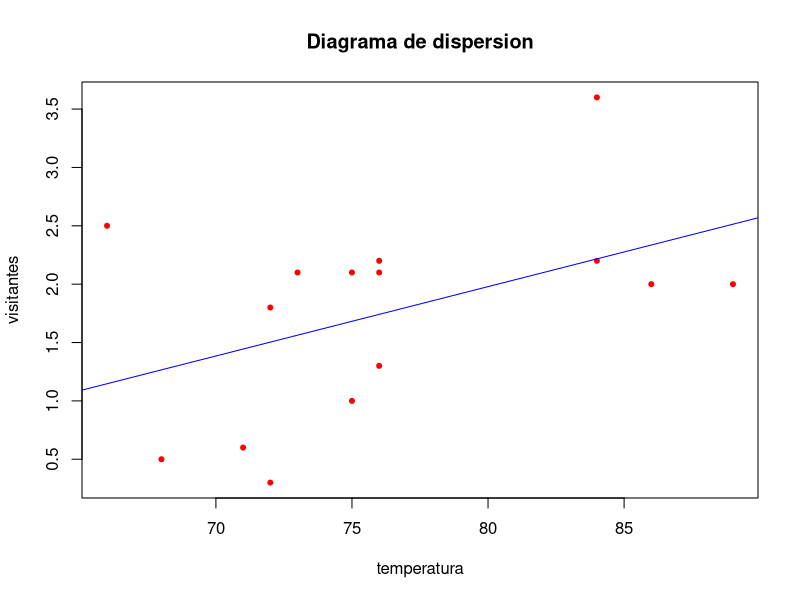
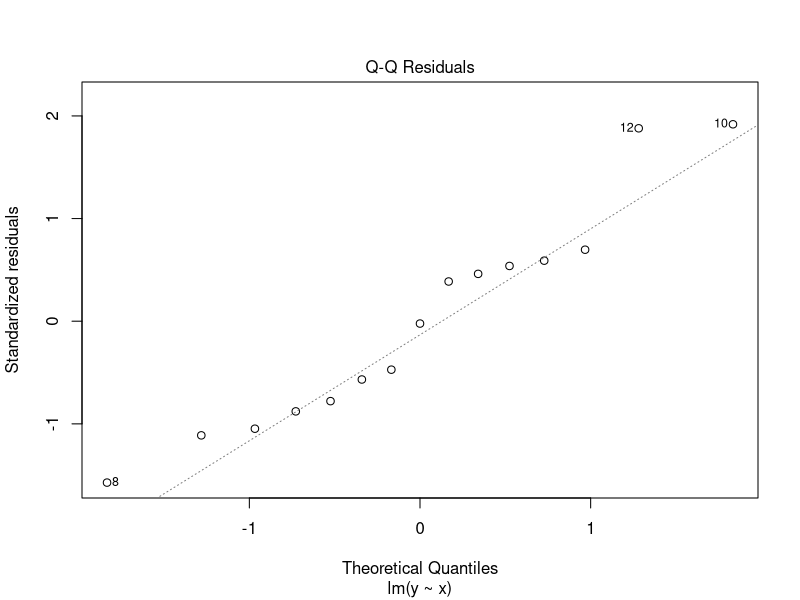
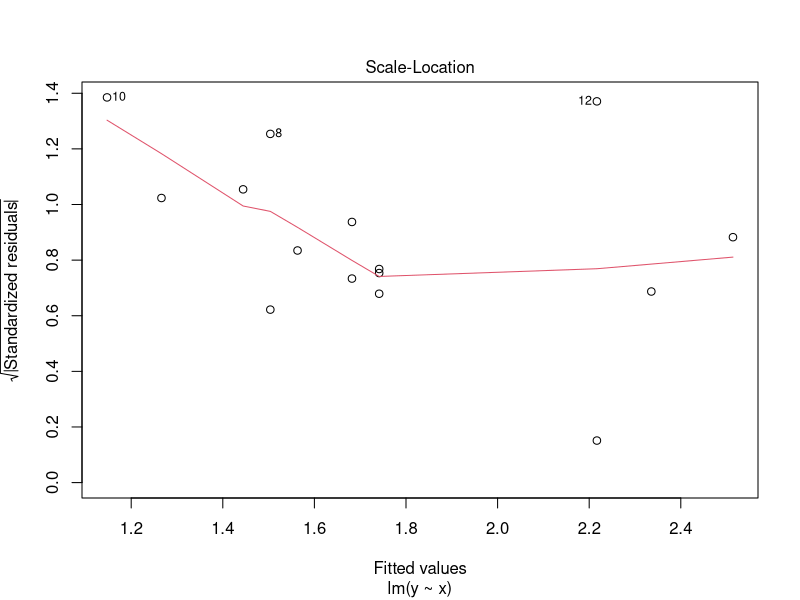

Here is the R script that generated these plots, in order:
## ---- chunk 1
knitr::opts_chunk$set(echo = TRUE)
## ---- chunk 2
library(readxl) #Llamamos a la liberia

data = read_excel("zoologico.xlsx", sheet="Hoja1")
data = data[-1]
data = as.data.frame(data)
data

## ---- chunk 3

x = data$temperatura
y = data$visitantes

modelo = lm(y ~ x)

modelo$coefficients

## ---- chunk 4

plot(y ~ x, pch=20, col="red", xlab="temperatura", ylab="visitantes", main="Diagrama de dispersion")

abline(modelo,col="blue")
## ---- chunk 5

anova(modelo)  # analysis of variance

## ---- chunk 6

library(lmtest)

dwtest(modelo)

## ---- chunk 7

residuos = resid(modelo)

shapiro.test(x = residuos)

## ---- chunk 8
plot(modelo, 2)

## ---- chunk 9

library(lmtest)

bptest(modelo)

## ---- chunk 10

plot(x = modelo, which = 3)

